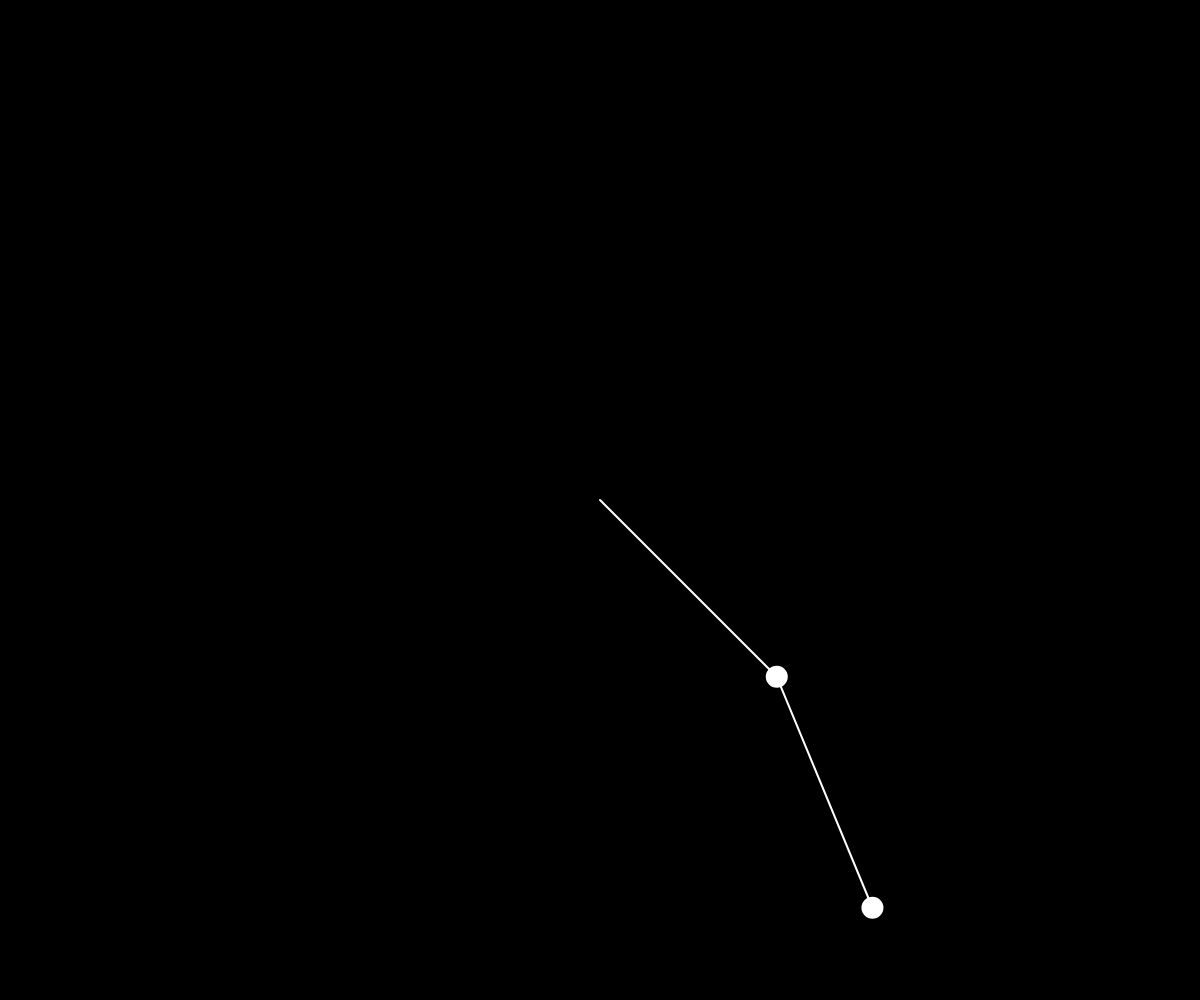
Frame 1 (no input)
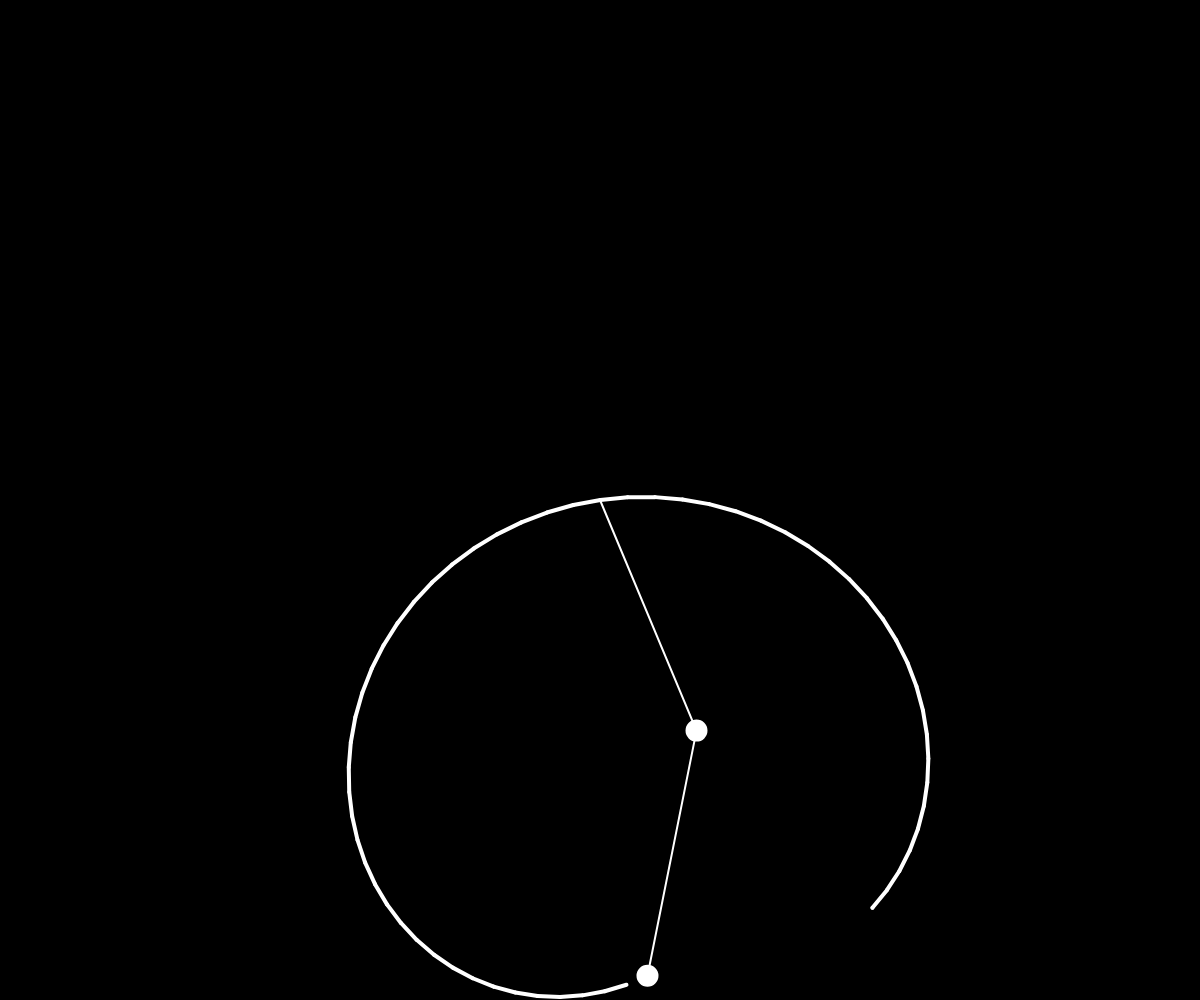
Frame 60 (no input)
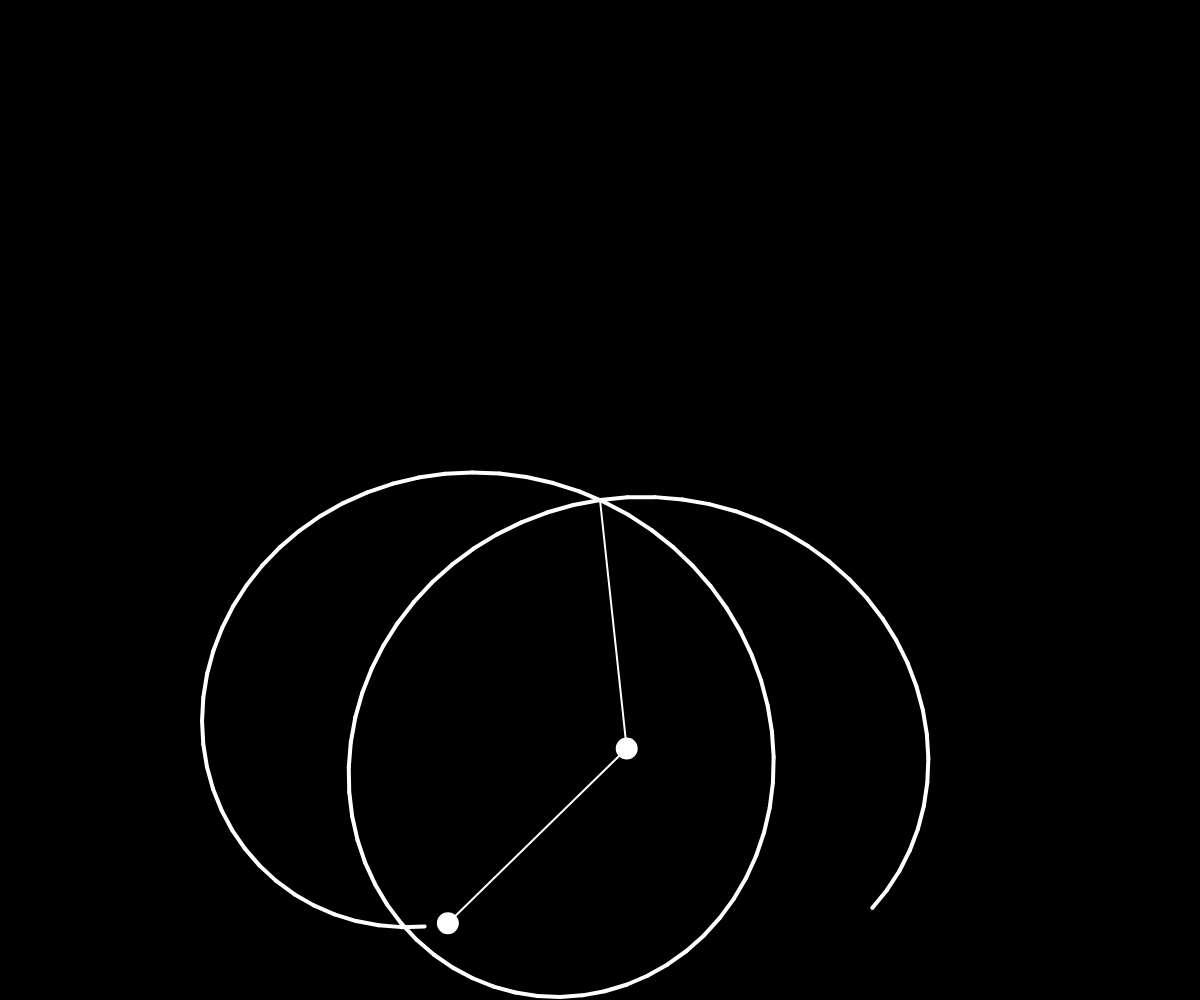
Frame 120 (the mouse pressed at the canvas centre since frame 60)

The p5.js sketch that drew these frames (run headless with seeded random() and noise() and a simulated clock; from frame 60 on, the mouse is pressed at the canvas centre):

// p5.js sketch
// ── sketch.js
let r1 = 0,
  r2 = 0,
  m1 = 20,
  m2 = 20,
  a1 = 0,
  a2 = 0;
let pg;
let px = -999,
  py = -999;

function setup() {

  createCanvas(windowWidth, windowHeight);
  	r1=height/4;
	r2=height/4;	
  pg = createGraphics(windowWidth, windowHeight);
  pg.background(0);
  pg.translate(width / 2, height / 2);

  a1 = PI / 4;
  a2 = PI / 8;
}

function draw() {
  background(0);
  imageMode(CORNER);
  image(pg, 0, 0, width, height);
  stroke(255);
  strokeWeight(2);
  translate(width / 2, height / 2);
  let x1 = r1 * sin(a1);
  let y1 = r1 * cos(a1);
  let x2 = x1 + r2 * sin(a2);
  let y2 = y1 + r2 * cos(a2);
  line(0, 0, x1, y1);
  ellipse(x1, y1, m1, m1);
  line(x1, y1, x2, y2);
  ellipse(x2, y2, m2, m2);
  a1 += 0.0999;
  a2 -= 0.01;
  if (py == -999 && px == -999) {
    px = x2;
    py = y2;
  }
  pg.strokeWeight(4);
  pg.stroke(255);
  pg.line(px, py, x2, y2);
  px = x2;
  py = y2;

}
